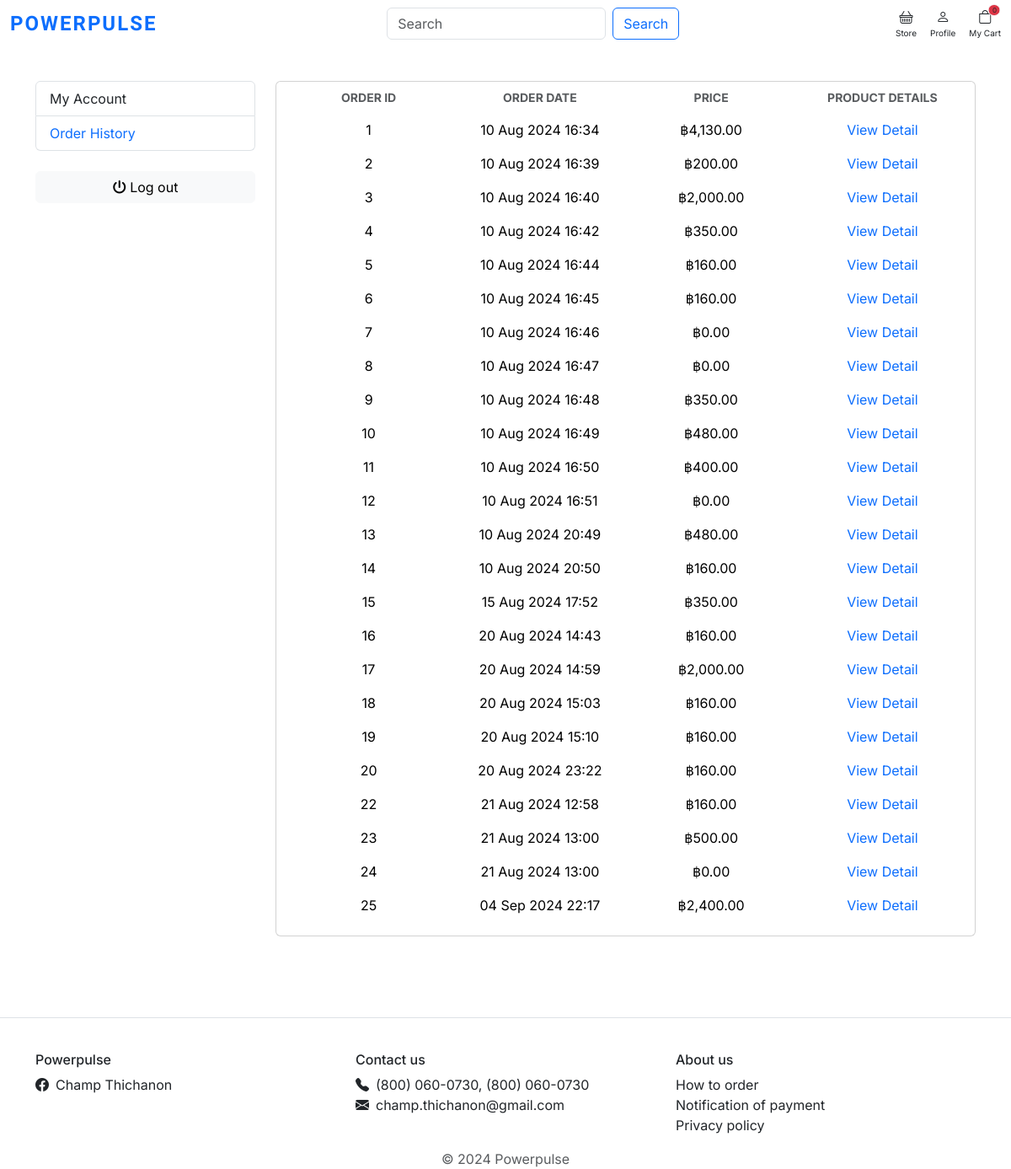
Page /order_history/ (signed in) on the committed database.
### order/models.py (models this page shows, shortened)
class Order(models.Model):
    user = models.ForeignKey(Account, on_delete=models.CASCADE)
    created_at = models.DateTimeField(auto_now_add=True)
    payment_proof = models.FileField(
        upload_to="photos/payment_proof", null=True, blank=True
    )
    first_name = models.CharField(max_length=50)
    last_name = models.CharField(max_length=50)
    phone_number = models.CharField(max_length=50, blank=True, null=True)
    house_no = models.CharField(max_length=10)
    village_no = models.CharField(max_length=10, blank=True, null=True)
    lane = models.CharField(max_length=255, blank=True, null=True)
    road = models.CharField(max_length=255, blank=True, null=True)
    sub_district = models.CharField(max_length=100)
    district = models.CharField(max_length=100)
    province = models.CharField(max_length=100)
    postal_code = models.CharField(max_length=20)
    total = models.DecimalField(max_digits=10, decimal_places=2)

### order/views.py (the view)
# urls.py: path("order_history/", views.order_history, name="order_history"),
@login_required(login_url="/login")
def order_history(request):
    orders = Order.objects.filter(user=request.user)
    context = {
        "orders": orders,
    }
    return render(request, "profiles/order_history.html", context)

### carts/context_processors.py (called while the page is built)
def counter(request):
    cart_count = 0
    if "admin" in request.path:
        return {}
    else:
        try:
            cart = Cart.objects.filter(cart_id=_cart_id(request))
            cart_items = CartItem.objects.all().filter(cart=cart[:1])
            for cart_item in cart_items:
                cart_count += cart_item.quantity
        except Cart.DoesNotExist:
            cart_count = 0
    return dict(cart_count=cart_count)

### carts/views.py (called while the page is built)
def _cart_id(request):
    cart = (
        request.session.session_key
    )
    if not cart:
        cart = request.session.create()
    return cart

### category/context_processors.py (called while the page is built)
def menu_links(request):
    links = Category.objects.all()
    return dict(links=links)

### templates/profiles/order_history.html (shortened to what this page needs)
{% extends 'profiles/profile_layout.html' %}
{% load static %}
{% load humanize %}
{% block subcontent %}
<aside class="col-md-9">
    {% if orders %}
    <div class="card px-2">
        <table class="table table-borderless table-shopping-cart">
            <thead class="text-muted">
                <tr class="small text-uppercase">
                    <th scope="col" style="width:120px; " class="text-muted text-center">Order ID</th>
                    <th scope="col" style="width:120px; " class="text-muted text-center">Order Date</th>
                    <th scope="col" style="width:120px; " class="text-muted text-center">Price</th>
                    <th scope="col" class="rounded text-muted text-center   ">Product Details</th>
                </tr>
            </thead>
            {% for order in orders %}
            <tbody>
                <tr>
                    <td class="col text-center">
                        <span>{{order.id}}</span>
                    </td>
                    <td class="col-3">
                        <div class="price-wrap text-center d-flex flex-column">
                            <span>{{ order.created_at|date:"d M Y H:i" }}</span>
                        </div>
                    </td>
                    <td class="col-3">
                        <div class="price-wrap text-center d-flex flex-column">
                            <var class="price fst-normal">&#3647;{{order.total | intcomma}}</var>
                        </div>
                    </td>
                    <td class="col-3 text-center">
                        <a href="{% url 'order_detail' order.id %}" style="text-decoration: none;">View Detail</a>
                    </td>
                </tr>
            </tbody>
            {%endfor%}
        </table>
    </div>
    {% endif %}
</aside>
{% endblock subcontent %}

### static/css/base.css (style rules this page uses)
html,body { margin: 0; }

### static/css/text.css (style rules this page uses)
body { font-family: "Inter", sans-serif; }

### rows in the picture
Order: id "1", created_at "10 Aug 2024 16:34", total "4,130.00"
Order: id "2", created_at "10 Aug 2024 16:39", total "200.00"
Order: id "3", created_at "10 Aug 2024 16:40", total "2,000.00"
Order: id "4", created_at "10 Aug 2024 16:42", total "350.00"
Order: id "5", created_at "10 Aug 2024 16:44", total "160.00"
Order: id "6", created_at "10 Aug 2024 16:45", total "160.00"
Order: id "7", created_at "10 Aug 2024 16:46", total "0.00"
Order: id "8", created_at "10 Aug 2024 16:47", total "0.00"
Order: id "9", created_at "10 Aug 2024 16:48", total "350.00"
Order: id "10", created_at "10 Aug 2024 16:49", total "480.00"
Order: id "11", created_at "10 Aug 2024 16:50", total "400.00"
Order: id "12", created_at "10 Aug 2024 16:51", total "0.00"
Order: id "13", created_at "10 Aug 2024 20:49", total "480.00"
Order: id "14", created_at "10 Aug 2024 20:50", total "160.00"
Order: id "15", created_at "15 Aug 2024 17:52", total "350.00"
Order: id "16", created_at "20 Aug 2024 14:43", total "160.00"
Order: id "17", created_at "20 Aug 2024 14:59", total "2,000.00"
Order: id "18", created_at "20 Aug 2024 15:03", total "160.00"
Order: id "19", created_at "20 Aug 2024 15:10", total "160.00"
Order: id "20", created_at "20 Aug 2024 23:22", total "160.00"
Order: id "22", created_at "21 Aug 2024 12:58", total "160.00"
Order: id "23", created_at "21 Aug 2024 13:00", total "500.00"
Order: id "24", created_at "21 Aug 2024 13:00", total "0.00"
Order: id "25", created_at "04 Sep 2024 22:17", total "2,400.00"

### other values in the picture
{{ cart_count }} "0"
